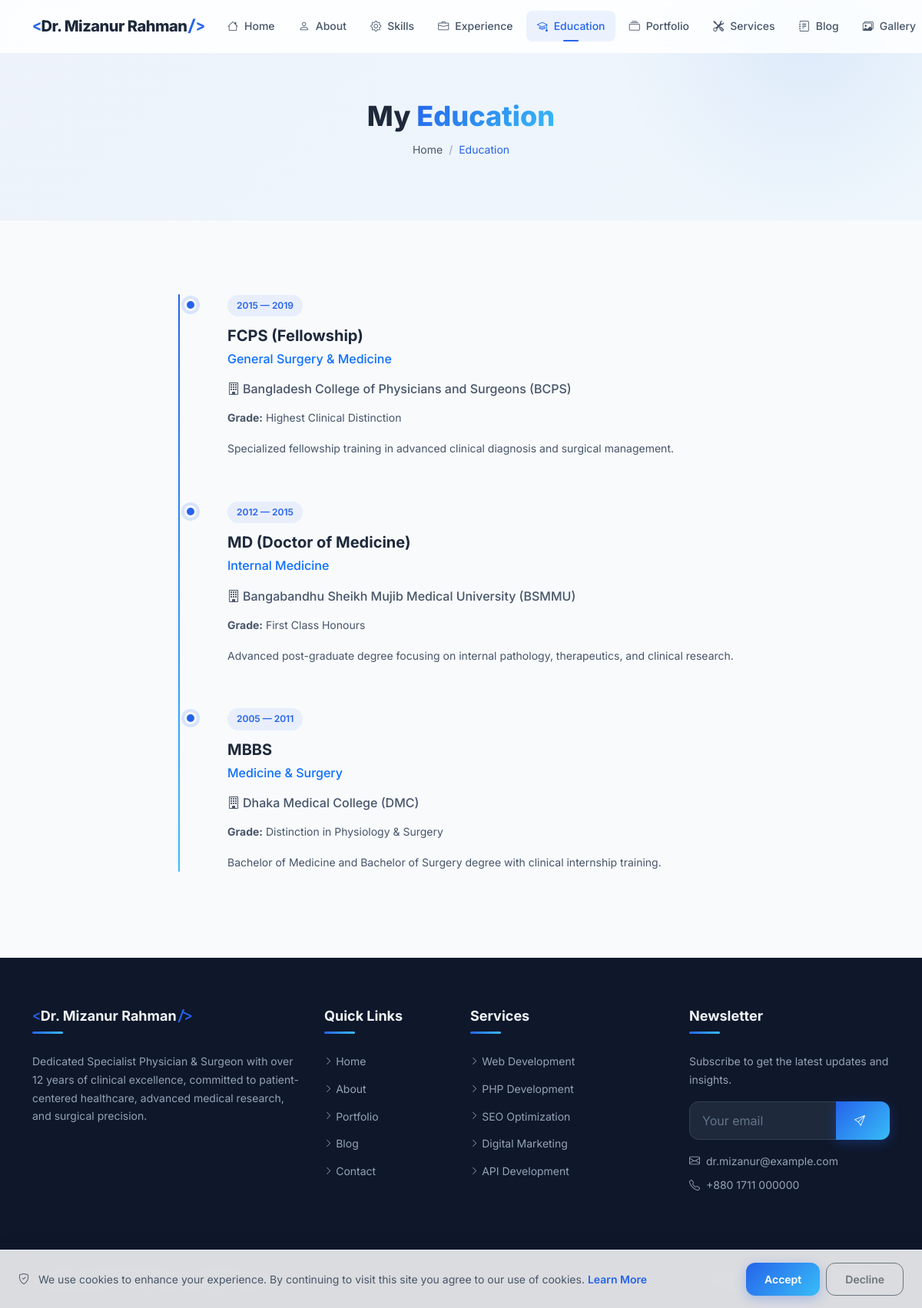
The page /education on the database its author committed.
### tables this page shows
CREATE TABLE IF NOT EXISTS `profile` (
    `id` INT UNSIGNED AUTO_INCREMENT PRIMARY KEY,
    `user_id` INT UNSIGNED NOT NULL,
    `full_name` VARCHAR(150) NOT NULL,
    `profession` VARCHAR(255) DEFAULT NULL,
    `photo` VARCHAR(255) DEFAULT NULL,
    `bio_short` TEXT DEFAULT NULL,
    `bio_full` LONGTEXT DEFAULT NULL,
    `birthday` DATE DEFAULT NULL,
    `nationality` VARCHAR(100) DEFAULT NULL,
    `location` VARCHAR(255) DEFAULT NULL,
    `languages` VARCHAR(500) DEFAULT NULL,
    `email` VARCHAR(255) DEFAULT NULL,
    `phone` VARCHAR(50) DEFAULT NULL,
    `website` VARCHAR(255) DEFAULT NULL,
    `mission` TEXT DEFAULT NULL,
    `vision` TEXT DEFAULT NULL,
    `goals` TEXT DEFAULT NULL,
    `typing_texts` TEXT DEFAULT NULL COMMENT 'JSON array of typing animation texts',
    `stats_experience_years` INT UNSIGNED DEFAULT 0,
    `stats_projects` INT UNSIGNED DEFAULT 0,
    `stats_clients` INT UNSIGNED DEFAULT 0,
    `stats_awards` INT UNSIGNED DEFAULT 0,
    `created_at` DATETIME DEFAULT CURRENT_TIMESTAMP,
    `updated_at` DATETIME DEFAULT CURRENT_TIMESTAMP ON UPDATE CURRENT_TIMESTAMP,
    FOREIGN KEY (`user_id`) REFERENCES `users`(`id`) ON DELETE CASCADE,
    INDEX `idx_user` (`user_id`)
);

CREATE TABLE IF NOT EXISTS `education` (
    `id` INT UNSIGNED AUTO_INCREMENT PRIMARY KEY,
    `institute` VARCHAR(255) NOT NULL,
    `degree` VARCHAR(255) NOT NULL,
    `field_of_study` VARCHAR(255) DEFAULT NULL,
    `start_year` YEAR DEFAULT NULL,
    `passing_year` YEAR DEFAULT NULL,
    `grade` VARCHAR(100) DEFAULT NULL,
    `description` TEXT DEFAULT NULL,
    `institute_logo` VARCHAR(255) DEFAULT NULL,
    `sort_order` INT UNSIGNED DEFAULT 0,
    `is_active` TINYINT(1) DEFAULT 1,
    `created_at` DATETIME DEFAULT CURRENT_TIMESTAMP,
    `updated_at` DATETIME DEFAULT CURRENT_TIMESTAMP ON UPDATE CURRENT_TIMESTAMP,
    INDEX `idx_sort` (`sort_order`)
);

### pages/education.php (the view, shortened to what the rows shown need)
<?php
$education = [];
try {
    $education = $db->fetchAll("SELECT * FROM education WHERE is_active = 1 ORDER BY sort_order ASC, passing_year DESC");
} catch (Exception $e) {}
?>
<section class="page-header">
    <div class="container">
        <h1 class="page-title" data-aos="fade-up">My <span class="gradient-text">Education</span></h1>
    </div>
</section>
<section class="section">
    <div class="container">
        <div class="row justify-content-center">
            <div class="col-lg-8">
                <div class="timeline">
                    <?php foreach ($education as $index => $edu): ?>
                    <div class="timeline-item" data-aos="fade-up" data-aos-delay="<?php echo $index * 100; ?>">
                        <span class="timeline-date">
                            <?php echo e($edu['start_year'] ?? ''); ?><?php echo $edu['passing_year'] ? ' — ' . e($edu['passing_year']) : ''; ?>
                        </span>
                        <h4 class="timeline-title"><?php echo e($edu['degree']); ?></h4>
                        <?php if (!empty($edu['field_of_study'])): ?>
                            <p class="timeline-subtitle text-primary"><?php echo e($edu['field_of_study']); ?></p>
                        <?php endif; ?>
                        <p class="timeline-subtitle">
                            <i class="bi bi-building me-1"></i><?php echo e($edu['institute']); ?>
                        </p>
                        <div class="timeline-content">
                            <?php if (!empty($edu['grade'])): ?>
                            <p><strong>Grade:</strong> <?php echo e($edu['grade']); ?></p>
                            <?php endif; ?>
                            <?php if (!empty($edu['description'])): ?>
                            <p><?php echo e($edu['description']); ?></p>
                            <?php endif; ?>
                        </div>
                    </div>
                    <?php endforeach; ?>
                </div>
            </div>
        </div>
    </div>
</section>

### templates/header.php (shortened to what the rows shown need)
<?php
$profile = [];
try {
    $profile = $db->fetch("SELECT * FROM profile LIMIT 1") ?? [];
} catch (Exception $e) {
    $profile = [];
}
?>
<!DOCTYPE html>
<html lang="en" data-theme="light">
<head>
    <link rel="stylesheet" href="https://cdn.jsdelivr.net/npm/bootstrap@5.3.3/dist/css/bootstrap.min.css">
    <link rel="stylesheet" href="https://cdn.jsdelivr.net/npm/bootstrap-icons@1.11.3/font/bootstrap-icons.min.css">
    <link rel="stylesheet" href="https://unpkg.com/aos@2.3.1/dist/aos.css">
    <link rel="stylesheet" href="<?php echo asset('css/style.css'); ?>">
</head>
<body>
    <nav class="navbar navbar-expand-lg fixed-top glass-nav" id="mainNav">
        <div class="container">
            <a class="navbar-brand brand-logo" href="<?php echo url('home'); ?>">
                <?php if (!empty(getSetting('site_logo'))): ?>
                    <img src="<?php echo e(uploadUrl(getSetting('site_logo'))); ?>" alt="<?php echo e(SITE_NAME); ?>" height="40">
                <?php else: ?>
                    <span class="brand-text">
                        <span class="brand-accent">&lt;</span><?php echo e($profile['full_name'] ?? 'JD'); ?><span class="brand-accent">/&gt;</span>
                    </span>
                <?php endif; ?>
            </a>
        </div>
    </nav>
    <main id="main-content">

### templates/footer.php (shortened to what the rows shown need)
    </main>
    <footer class="site-footer">
        <div class="footer-top">
            <div class="container">
                <div class="row g-4">
                    <div class="col-lg-4 col-md-6">
                        <div class="footer-widget">
                            <h5 class="footer-title">
                                <span class="brand-accent">&lt;</span><?php echo e($profile['full_name'] ?? SITE_NAME); ?><span class="brand-accent">/&gt;</span>
                            </h5>
                            <p class="footer-desc">
                                <?php echo e(truncate($profile['bio_short'] ?? SITE_DESCRIPTION, 200)); ?>
                            </p>
                        </div>
                    </div>
                    <div class="col-lg-3 col-md-6">
                        <div class="footer-widget">
                            <div class="footer-contact-info mt-3">
                                <?php if (!empty(getSetting('contact_email'))): ?>
                                <p><i class="bi bi-envelope me-2"></i><?php echo e(getSetting('contact_email')); ?></p>
                                <?php endif; ?>
                                <?php if (!empty(getSetting('contact_phone'))): ?>
                                <p><i class="bi bi-telephone me-2"></i><?php echo e(getSetting('contact_phone')); ?></p>
                                <?php endif; ?>
                            </div>
                        </div>
                    </div>
                </div>
            </div>
        </div>
        <div class="footer-bottom">
            <div class="container">
                <div class="row align-items-center">
                    <div class="col-md-6 text-center text-md-start">
                        <p class="mb-0"><?php echo e(getSetting('footer_text', '© ' . date('Y') . ' ' . ($profile['full_name'] ?? SITE_NAME) . '. All rights reserved.')); ?></p>
                    </div>
                </div>
            </div>
        </div>
    </footer>
</body>
</html>

### rows shown on the page
profile: full_name "Dr. Mizanur Rahman", bio_short "Dedicated Specialist Physician & Surgeon with over 12 years of clinical excellence, committed to patient-centered healthcare, advanced medical research, and surgical precision.", email "dr.mizanur@example.com", phone "+880 1711 000000"
education: start_year "2015", passing_year "2019", degree "FCPS (Fellowship)", field_of_study "General Surgery & Medicine", institute "Bangladesh College of Physicians and Surgeons (BCPS)", grade "Highest Clinical Distinction", description "Specialized fellowship training in advanced clinical diagnosis and surgical management."
education: start_year "2012", passing_year "2015", degree "MD (Doctor of Medicine)", field_of_study "Internal Medicine", institute "Bangabandhu Sheikh Mujib Medical University (BSMMU)", grade "First Class Honours", description "Advanced post-graduate degree focusing on internal pathology, therapeutics, and clinical research."
education: start_year "2005", passing_year "2011", degree "MBBS", field_of_study "Medicine & Surgery", institute "Dhaka Medical College (DMC)", grade "Distinction in Physiology & Surgery", description "Bachelor of Medicine and Bachelor of Surgery degree with clinical internship training."

### other values the page prints
$item['label'] "Home"
$item['label'] "About"
$item['label'] "Skills"
$item['label'] "Experience"
$item['label'] "Education"
$item['label'] "Portfolio"
$item['label'] "Services"
$item['label'] "Blog"
$item['label'] "Gallery"
